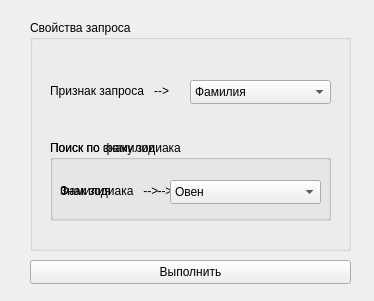
<?xml version="1.0" encoding="UTF-8"?>
<ui version="4.0">
 <class>requestForm</class>
 <widget class="QWidget" name="requestForm">
  <property name="geometry">
   <rect>
    <x>0</x>
    <y>0</y>
    <width>374</width>
    <height>301</height>
   </rect>
  </property>
  <property name="windowTitle">
   <string>Form</string>
  </property>
  <widget class="QGroupBox" name="groupBox">
   <property name="geometry">
    <rect>
     <x>30</x>
     <y>20</y>
     <width>321</width>
     <height>231</height>
    </rect>
   </property>
   <property name="title">
    <string>Свойства запроса</string>
   </property>
   <widget class="QComboBox" name="attributeComboBox">
    <property name="geometry">
     <rect>
      <x>160</x>
      <y>60</y>
      <width>141</width>
      <height>24</height>
     </rect>
    </property>
    <item>
     <property name="text">
      <string>Фамилия</string>
     </property>
    </item>
    <item>
     <property name="text">
      <string>Знак зодиака</string>
     </property>
    </item>
   </widget>
   <widget class="QLabel" name="label">
    <property name="geometry">
     <rect>
      <x>20</x>
      <y>60</y>
      <width>121</width>
      <height>21</height>
     </rect>
    </property>
    <property name="text">
     <string>Признак запроса   --&gt;</string>
    </property>
   </widget>
   <widget class="QGroupBox" name="groupBox_2">
    <property name="geometry">
     <rect>
      <x>20</x>
      <y>120</y>
      <width>281</width>
      <height>80</height>
     </rect>
    </property>
    <property name="title">
     <string>Поиск по фамилии</string>
    </property>
    <widget class="QLineEdit" name="lastNameLineEdit">
     <property name="geometry">
      <rect>
       <x>130</x>
       <y>40</y>
       <width>141</width>
       <height>24</height>
      </rect>
     </property>
    </widget>
    <widget class="QLabel" name="label_2">
     <property name="geometry">
      <rect>
       <x>10</x>
       <y>40</y>
       <width>111</width>
       <height>21</height>
      </rect>
     </property>
     <property name="text">
      <string>Фамилия              --&gt;</string>
     </property>
    </widget>
   </widget>
   <widget class="QGroupBox" name="groupBox_3">
    <property name="geometry">
     <rect>
      <x>20</x>
      <y>120</y>
      <width>281</width>
      <height>81</height>
     </rect>
    </property>
    <property name="title">
     <string>Поиск по знаку зодиака</string>
    </property>
    <widget class="QLabel" name="label_3">
     <property name="geometry">
      <rect>
       <x>10</x>
       <y>40</y>
       <width>121</width>
       <height>21</height>
      </rect>
     </property>
     <property name="text">
      <string>Знак зодиака   --&gt;</string>
     </property>
    </widget>
    <widget class="QComboBox" name="zodiacSignComboBox">
     <property name="geometry">
      <rect>
       <x>120</x>
       <y>40</y>
       <width>151</width>
       <height>24</height>
      </rect>
     </property>
     <item>
      <property name="text">
       <string>Овен</string>
      </property>
     </item>
     <item>
      <property name="text">
       <string>Телец</string>
      </property>
     </item>
     <item>
      <property name="text">
       <string>Близнецы</string>
      </property>
     </item>
     <item>
      <property name="text">
       <string>Рак</string>
      </property>
     </item>
     <item>
      <property name="text">
       <string>Лев</string>
      </property>
     </item>
     <item>
      <property name="text">
       <string>Дева</string>
      </property>
     </item>
     <item>
      <property name="text">
       <string>Весы</string>
      </property>
     </item>
     <item>
      <property name="text">
       <string>Скорпион</string>
      </property>
     </item>
     <item>
      <property name="text">
       <string>Стрелец</string>
      </property>
     </item>
     <item>
      <property name="text">
       <string>Козерог</string>
      </property>
     </item>
     <item>
      <property name="text">
       <string>Водолей</string>
      </property>
     </item>
     <item>
      <property name="text">
       <string>Рыбы </string>
      </property>
     </item>
    </widget>
   </widget>
  </widget>
  <widget class="QPushButton" name="pushButton">
   <property name="geometry">
    <rect>
     <x>30</x>
     <y>260</y>
     <width>321</width>
     <height>24</height>
    </rect>
   </property>
   <property name="text">
    <string>Выполнить</string>
   </property>
  </widget>
 </widget>
 <resources/>
 <connections/>
</ui>
